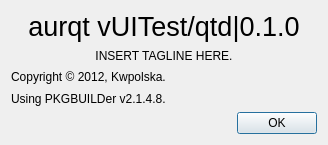
<?xml version="1.0" encoding="UTF-8"?>
<ui version="4.0">
 <class>about</class>
 <widget class="QDialog" name="about">
  <property name="geometry">
   <rect>
    <x>0</x>
    <y>0</y>
    <width>328</width>
    <height>145</height>
   </rect>
  </property>
  <property name="sizePolicy">
   <sizepolicy hsizetype="Ignored" vsizetype="Ignored">
    <horstretch>0</horstretch>
    <verstretch>0</verstretch>
   </sizepolicy>
  </property>
  <property name="windowTitle">
   <string>About aurqt</string>
  </property>
  <property name="windowIcon">
   <iconset theme="help-about"/>
  </property>
  <layout class="QVBoxLayout" name="verticalLayout">
   <item>
    <widget class="QLabel" name="name">
     <property name="font">
      <font>
       <pointsize>20</pointsize>
      </font>
     </property>
     <property name="text">
      <string>aurqt vUITest/qtd|0.1.0</string>
     </property>
     <property name="alignment">
      <set>Qt::AlignCenter</set>
     </property>
    </widget>
   </item>
   <item>
    <widget class="QLabel" name="tagline">
     <property name="text">
      <string>INSERT TAGLINE HERE.</string>
     </property>
     <property name="alignment">
      <set>Qt::AlignCenter</set>
     </property>
    </widget>
   </item>
   <item>
    <widget class="QLabel" name="copyright">
     <property name="text">
      <string>Copyright © 2012, Kwpolska.</string>
     </property>
    </widget>
   </item>
   <item>
    <widget class="QLabel" name="pbver">
     <property name="text">
      <string>Using PKGBUILDer v2.1.4.8.</string>
     </property>
    </widget>
   </item>
   <item>
    <widget class="QDialogButtonBox" name="okay">
     <property name="orientation">
      <enum>Qt::Horizontal</enum>
     </property>
     <property name="standardButtons">
      <set>QDialogButtonBox::Ok</set>
     </property>
    </widget>
   </item>
  </layout>
 </widget>
 <resources/>
 <connections>
  <connection>
   <sender>okay</sender>
   <signal>accepted()</signal>
   <receiver>about</receiver>
   <slot>accept()</slot>
   <hints>
    <hint type="sourcelabel">
     <x>248</x>
     <y>254</y>
    </hint>
    <hint type="destinationlabel">
     <x>157</x>
     <y>274</y>
    </hint>
   </hints>
  </connection>
  <connection>
   <sender>okay</sender>
   <signal>rejected()</signal>
   <receiver>about</receiver>
   <slot>reject()</slot>
   <hints>
    <hint type="sourcelabel">
     <x>316</x>
     <y>260</y>
    </hint>
    <hint type="destinationlabel">
     <x>286</x>
     <y>274</y>
    </hint>
   </hints>
  </connection>
 </connections>
</ui>
